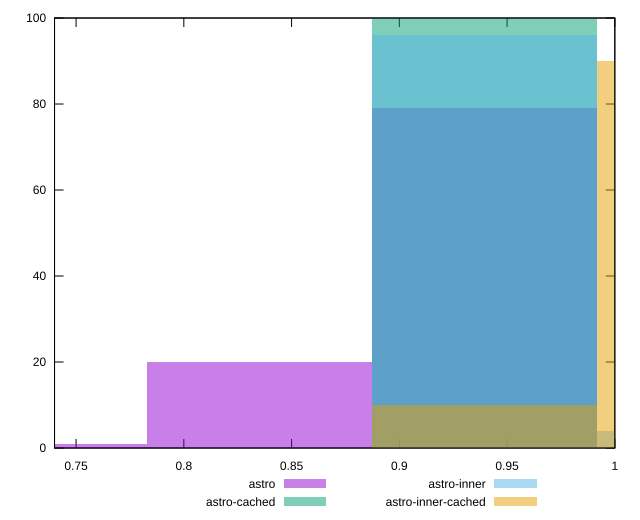

gnuplot code for this plot:
reset

$astro <<EOF
0.7308233200980213 1
0.9396299829831704 79
0.8352266515405958 20
EOF

$astroCached <<EOF
0.9396299829831704 100
EOF

$astroInner <<EOF
1.0440333144257448 4
0.9396299829831704 96
EOF

$astroInnerCached <<EOF
0.9396299829831704 10
1.0440333144257448 90
EOF

set key outside below
set boxwidth 0.10440333144257448
set xrange [0.74:1]
set yrange [0:100]
set trange [0:100]
set style fill transparent solid 0.5 noborder
set terminal svg size 640, 520 enhanced background rgb 'white'
set output "reports/report_00033_2021-03-01T14-23-16.841Z/mainthread-work-breakdown/comparison/histogram/all_score.svg"

plot $astro title "astro" with boxes, \
     $astroCached title "astro-cached" with boxes, \
     $astroInner title "astro-inner" with boxes, \
     $astroInnerCached title "astro-inner-cached" with boxes

reset
